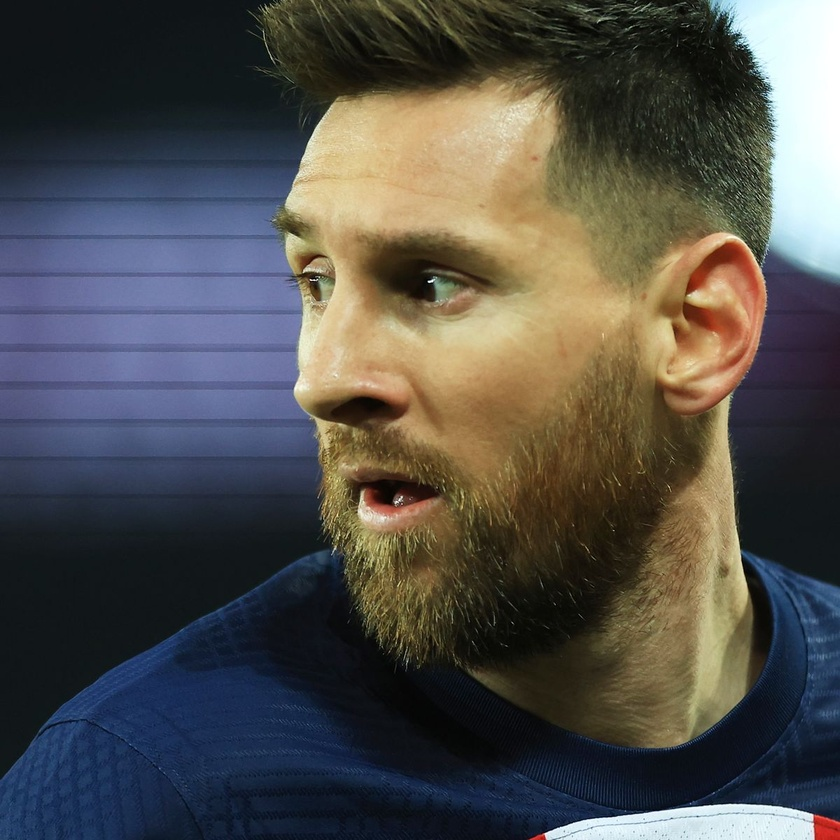
#> input picture test_images/0_Lionel-Messi.jpg, 840 x 840 px, shrunk from 1200 x 1200 before the run; its folder holds only this picture in this run
$ python -i wf_dataprocessing.py   (imports and definitions only)
#> lines starting #> are read from the running program, lines starting #| are printed output that depends on the picture; after the words box and inside, x2 and y2 are one past the last pixel; in counts of white or black regions, pixels touching at a corner belong together
#> further down, picture is the input picture: shape (840, 840, 3); mean B, G, R 75.3, 78.7, 80.4
import os
import shutil
import cv2

# function for getting paths
# [16 lines left out: function createDirectories, not called in this run]


#function for detecting face and eyes
def detect_FaceandEyes(image):
    #creating a grey scale of requested image
    gray = cv2.cvtColor(image, cv2.COLOR_BGR2GRAY)
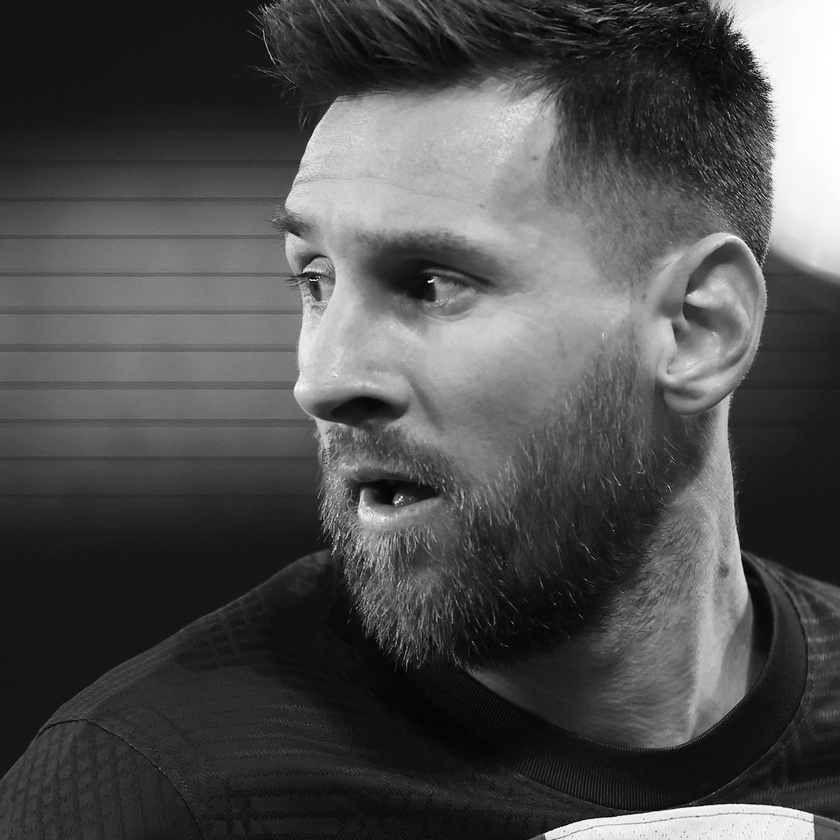
#> gray: shape (840, 840); min 0, max 255, mean 78.8

    #face and eyes detection using haarcascades
    face_detector= cv2.CascadeClassifier('./data_original/haarcascades/haarcascade_frontalface_default.xml')
    eyes_detected= cv2.CascadeClassifier('./data_original/haarcascades/haarcascade_eye.xml')
    faces = face_detector.detectMultiScale(gray, 1.3, 5)
#> faces = ()
    if len(faces) > 0:
        for (x,y,w,h) in faces:
            cv2.rectangle(gray,(x,y),(x+w,y+h),(255,0,0),2)
            roi_gray = gray[y:y+h, x:x+w]
            roi_color = image[y:y+h, x:x+w]
            eyes = eyes_detected.detectMultiScale(roi_gray)
            if len(eyes) >= 2:
                return roi_color
    else:
        face_detector= cv2.CascadeClassifier('./data_original/haarcascades/haarcascade_profileface.xml')
        faces = face_detector.detectMultiScale(gray, 1.3, 5)
#> faces = [[182, 30, 606, 606]]
        for (x,y,w,h) in faces:
            cv2.rectangle(gray,(x,y),(x+w,y+h),(255,0,0),2)
            roi_gray = gray[y:y+h, x:x+w]
            roi_color = image[y:y+h, x:x+w]
            eyes = eyes_detected.detectMultiScale(roi_gray)
            if len(eyes) >= 0:
                return roi_color
#> this loop made 1 pass
#> (x, y, w, h, eyes) on pass 1: (182, 30, 606, 606, [[156, 425, 84, 84], [174, 191, 124, 124]])
#> pass 1, in detect_FaceandEyes, `roi_gray = gray[y:y+h, x:x+w]`:
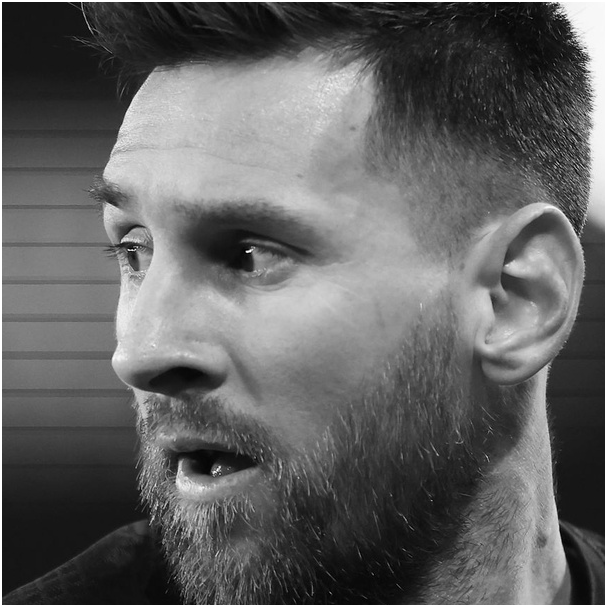
#> roi_gray: shape (606, 606); min 0, max 255, mean 97.8
#> pass 1, in detect_FaceandEyes, `roi_color = image[y:y+h, x:x+w]`:
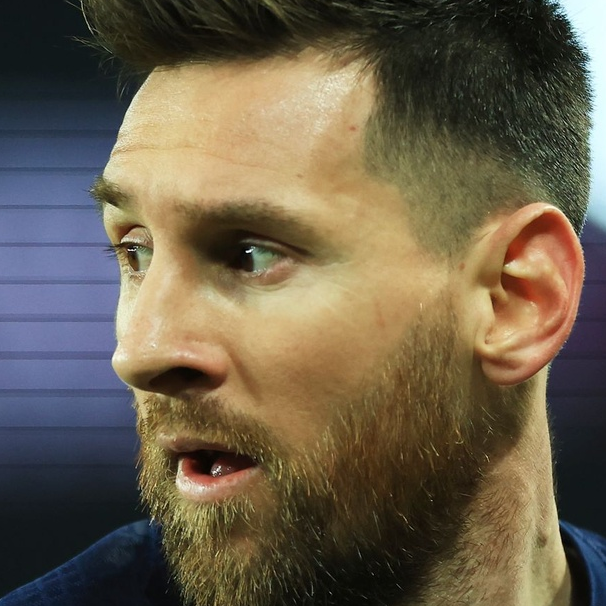
#> roi_color: shape (606, 606, 3); mean B, G, R 75.2, 94.9, 105.9
#> after the loop:
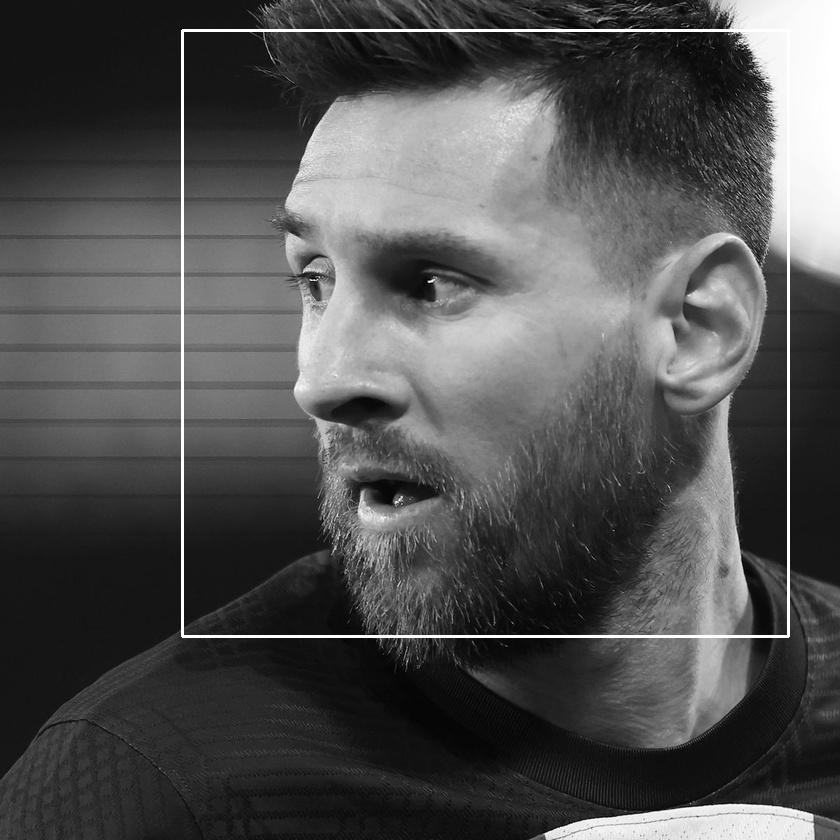
#> gray: shape (840, 840); 1.03% of pixels changed, all inside (x1, y1, x2, y2) = (181, 29, 790, 638)

# function to store cropped images into required directory
# [26 lines left out: function storeCroppedData, not called in this run]


>>> import cv2
>>> picture = cv2.imread('test_images/0_Lionel-Messi.jpg')
>>> result = detect_FaceandEyes(picture)

$ run again, on test_images/0x0.jpg
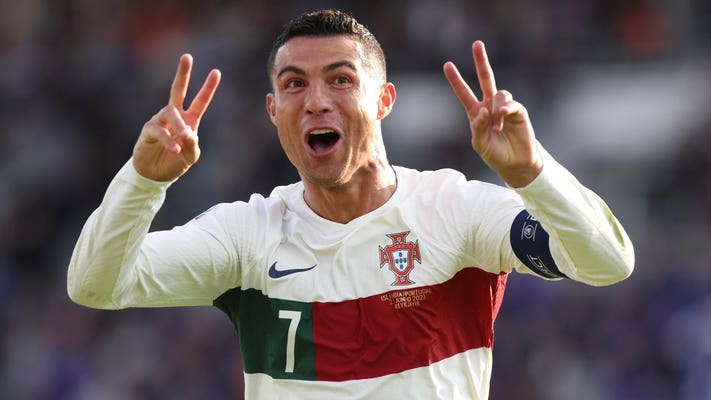
#> input picture test_images/0x0.jpg, 711 x 400 px
#> picture is the input picture: shape (400, 711, 3); mean B, G, R 97.7, 95.5, 108.2
#> faces = [[251, 29, 134, 134]]
#> the loop in detect_FaceandEyes, `for (x,y,w,h) in faces:` made 1 pass
#> (x, y, w, h, eyes) on pass 1: (251, 29, 134, 134, [[72, 36, 32, 32], [26, 38, 33, 33]])
#> pass 1, in detect_FaceandEyes, `roi_color = image[y:y+h, x:x+w]`:
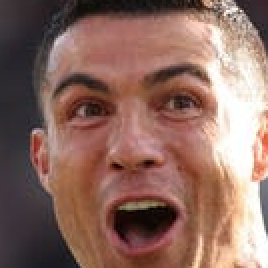
#> roi_color: shape (134, 134, 3) (shown 2 times larger); mean B, G, R 96.8, 106.9, 140.9
#> after the loop in detect_FaceandEyes, `for (x,y,w,h) in faces:`:
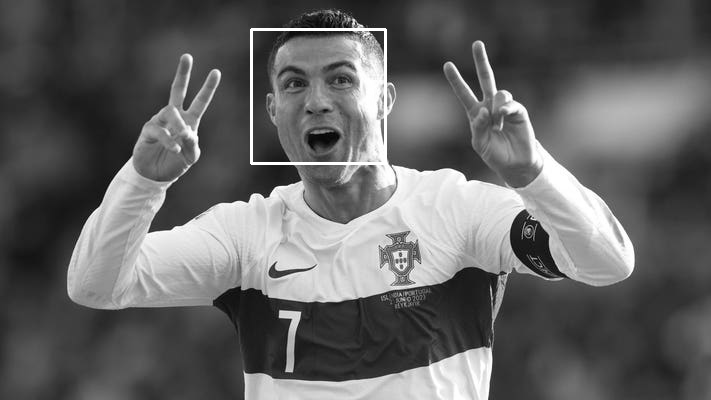
#> gray: shape (400, 711); min 1, max 255, mean 100.5

$ run again, on test_images/8131ab3881a62145cc687a2834566d56.jpg
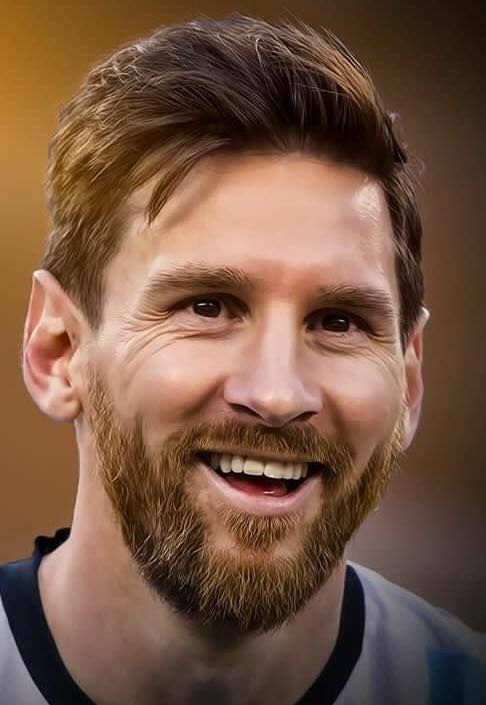
#> input picture test_images/8131ab3881a62145cc687a2834566d56.jpg, 486 x 705 px
#> picture is the input picture: shape (705, 486, 3); mean B, G, R 67.3, 86.6, 119.1
#> faces = [[78, 174, 371, 371]]
#> the loop in detect_FaceandEyes, `for (x,y,w,h) in faces:` made 1 pass
#> (x, y, w, h, eyes) on pass 1: (78, 174, 371, 371, [[43, 12, 59, 59], [209, 105, 94, 94], [72, 80, 109, 109]])
#> pass 1, in detect_FaceandEyes, `roi_color = image[y:y+h, x:x+w]`:
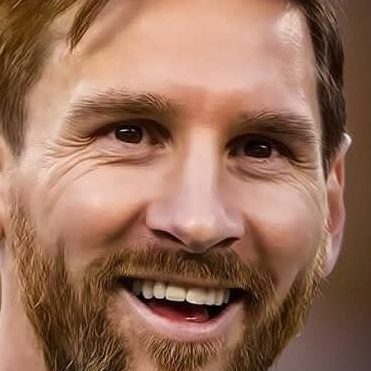
#> roi_color: shape (371, 371, 3); mean B, G, R 90, 110.8, 151.9
#> after the loop in detect_FaceandEyes, `for (x,y,w,h) in faces:`:
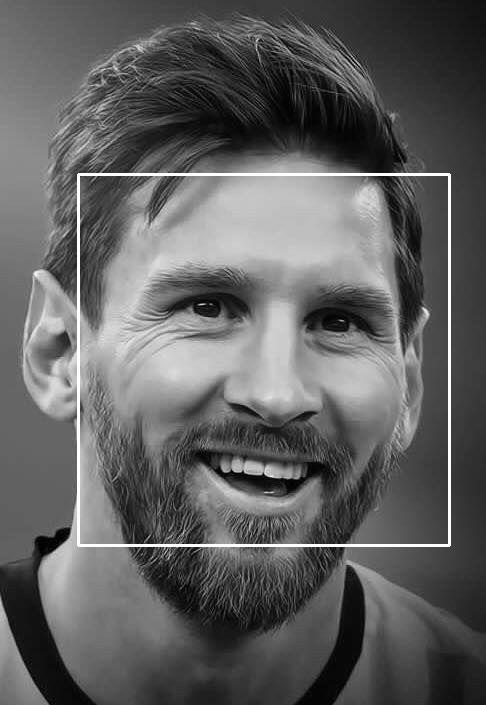
#> gray: shape (705, 486); min 0, max 255, mean 96.1
